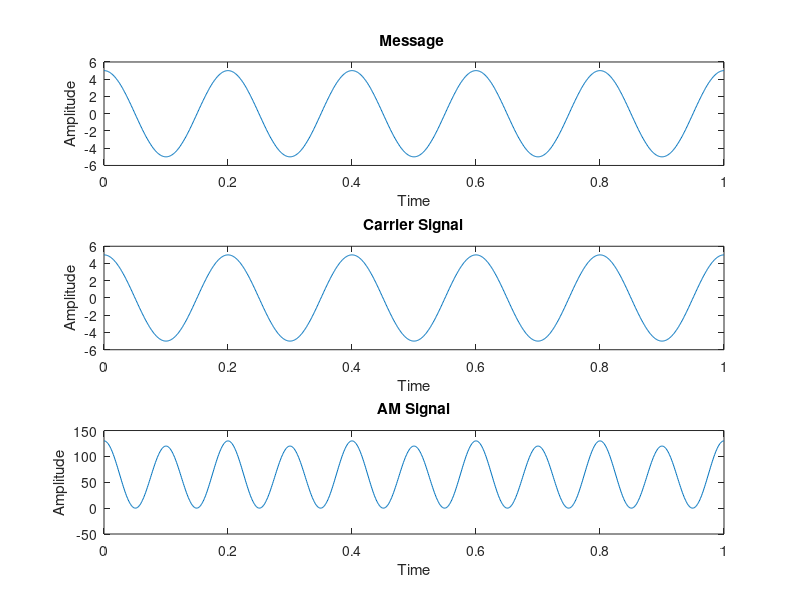

MATLAB code for this plot:
clc;
clear all;
close all;

% User inputs
Am = input('Enter Amplitude (Message) = '); % Message signal amplitude
Ac = input('Enter Amplitude (Carrier) '); % Carrier amplitude
fm = input('Enter Message frequency = '); % Message signal frequency
fc = input('Enter Carrier frequency = '); % Carrier frequency
ka = input('Enter Modulation Index =  '); % Amplitude Sensitivity

t = 0:0.001:1; % Defining the time range & discretizing it into samples
ct = Ac * cos(2*pi*fc*t); % Defining the carrier signal wave
mt = Am * cos(2*pi*fm*t); % Defining the message signal
AM = ct .* (1 + ka * mt); % Amplitude Modulated wave, according to the standard definition

subplot(3,1,1); % Plotting the message signal wave
plot(t, mt);
xlabel('Time');
ylabel('Amplitude');
title('Message ');

subplot(3,1,2); % Plotting the carrier signal wave
plot(t, ct);
xlabel('Time');
ylabel('Amplitude');
title('Carrier Signal');

subplot(3,1,3); % Plotting the amplitude modulated wave
plot(t, AM);
xlabel('Time');
ylabel('Amplitude');
title('AM Signal');

% Adding labels to the x-axis and a title to the plot
%Enter carrier amplitude = 2
%Enter carrier signal = .5
%Enter message signal amplitude = .5
%Enter message signal frequency = .05